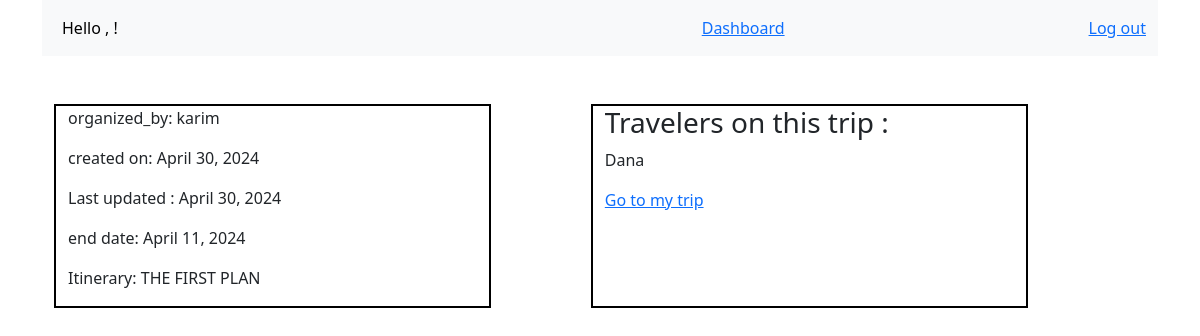
The page /details/2 on the database its author committed.
### app1/models.py (models this page shows)
class Trip(models.Model):
    destination = models.CharField(max_length=100)
    start_date = models.DateField()
    end_date = models.DateField()
    Itinerary = models.TextField()
    organizer = models.ForeignKey(User, on_delete=models.CASCADE)
    created_at = models.DateField(auto_now_add=True)
    updated_at = models.DateField(auto_now=True)
    travelers = models.ManyToManyField(User, related_name='travelers')
    objects = TripManger()

class User(models.Model):
    first_name = models.CharField(max_length=50)
    last_name = models.CharField(max_length=50)
    email = models.EmailField(unique=True)
    password = models.CharField(max_length=50)
    objects = UsersManger()

### app1/views.py (the view)
# urls.py: path('details/<int:pk>', views.details, name='details'),
def details(request, pk):
    trip = Trip.objects.get(pk=pk)
    context = {
        'trip': trip
    }
    return render(request, "if_not_organized_by.html", context)

### app1/templates/if_not_organized_by.html (shortened to what this page needs)
{% extends './base.html' %}
{% block content %}
<div class="container text-left mt-6">
    <div class="row mt-5" >
        <div class=" col-lg-6" style="border: 2px solid black; max-width: 40%;">
            <div>
                <p>organized_by: {{trip.organizer.first_name}}</p>
                <p>created on: {{trip.created_at}}</p>
                <p>Last updated : {{trip.updated_at}}</p>
                <p>end date: {{ trip.end_date }} </p>
                <p>Itinerary: {{trip.Itinerary}} </p>
            </div>
        </div>
        <div class=" col-lg-6" style="border: 2px solid black; max-width: 40%; margin-left: 100px;">
            <div class="pairent">
                <h1 class="h3">Travelers on this trip :</h1>
                {% for user in trip.travelers.all %}
                <p>{{user.first_name}}</p>
                {% endfor %}
                <a class="my_trip" style="text-decoration: underline;" href="{% url 'app1:my_trips' %}">Go to
                    my trip </a>
            </div>
        </div>
    </div>
</div>
{% endblock content %}

### rows shown on the page
Trip: organizer.first_name "karim", created_at "April 30, 2024", updated_at "April 30, 2024", end_date "April 11, 2024", Itinerary "THE FIRST PLAN"
User: first_name "Dana"
